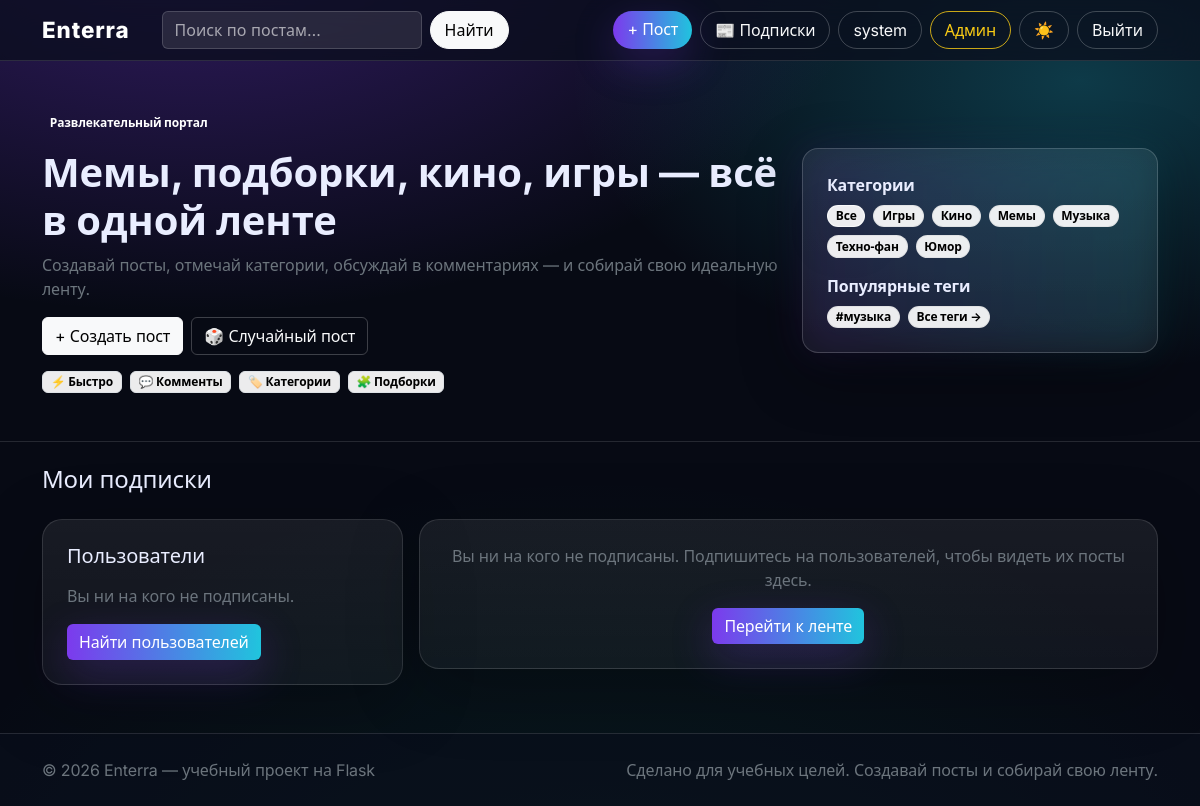
/following (signed in), run on the app's committed database.
### portal/models.py (models this page shows, shortened)
class User(db.Model, UserMixin):
    id = db.Column(db.Integer, primary_key=True)
    username = db.Column(db.String(32), unique=True, nullable=False, index=True)
    email = db.Column(db.String(255), unique=True, nullable=False, index=True)
    password_hash = db.Column(db.String(255), nullable=False)
    is_admin = db.Column(db.Boolean, default=False, nullable=False)
    created_at = db.Column(db.DateTime, default=lambda: datetime.now(timezone.utc), nullable=False)
    avatar_path = db.Column(db.String(255), nullable=True)
    bio = db.Column(db.String(500), nullable=True)
    is_private = db.Column(db.Boolean, default=False, nullable=False)
    theme_preference = db.Column(db.String(16), default="dark", nullable=False)  # dark, light, auto
    posts = db.relationship("Post", backref="author", lazy=True, cascade="all, delete-orphan")
    comments = db.relationship("Comment", backref="author", lazy=True, cascade="all, delete-orphan")
    likes = db.relationship("PostLike", backref="user", lazy=True, cascade="all, delete-orphan")
    achievements = db.relationship("UserAchievement", backref="user", lazy=True, cascade="all, delete-orphan")
    quiz_results = db.relationship("QuizResult", backref="user", lazy=True, cascade="all, delete-orphan")
    following = db.relationship(
        "Follow",
        foreign_keys="Follow.follower_id",
        backref="follower",
        lazy="dynamic",
        cascade="all, delete-orphan",
    )
    followers = db.relationship(
        "Follow",
        foreign_keys="Follow.followed_id",
        backref="followed",
        lazy="dynamic",
        cascade="all, delete-orphan",
    )

class Category(db.Model):
    id = db.Column(db.Integer, primary_key=True)
    slug = db.Column(db.String(64), unique=True, nullable=False, index=True)
    title = db.Column(db.String(64), unique=True, nullable=False)

class Tag(db.Model):
    id = db.Column(db.Integer, primary_key=True)
    name = db.Column(db.String(32), unique=True, nullable=False, index=True)
    slug = db.Column(db.String(32), unique=True, nullable=False, index=True)
    created_at = db.Column(db.DateTime, default=lambda: datetime.now(timezone.utc), nullable=False)

### portal/routes.py (the view, shortened to what this page needs)
@bp.get("/following")
@login_required
def following_feed():
    following_list = current_user.following.all()
    following_ids = [f.followed_id for f in following_list]
    following_users = User.query.filter(User.id.in_(following_ids)).all() if following_ids else []
    posts = []
    return render_template("following.html", posts=posts, following_users=following_users, is_following_feed=True)

### portal/templates/following.html (shortened to what this page needs)
{% extends "base.html" %}
{% block content %}
  <div class="mt-4">
    <div class="d-flex justify-content-between align-items-center mb-4">
      <div class="h4 mb-0">Мои подписки</div>
    </div>
    <div class="row g-3">
      <div class="col-lg-4">
        <div class="portal-panel p-3 p-lg-4">
          <div class="h5 mb-3">Пользователи</div>
          {% if following_users %}
            <div class="d-flex flex-column gap-2">
              {% for user in following_users %}
                <div class="portal-admin-row p-2">
                  <div class="d-flex justify-content-between align-items-center gap-2">
                    <div class="flex-grow-1">
                      <div class="fw-semibold">
                        <a href="{{ url_for('main.profile', username=user.username) }}" class="text-decoration-none">
                          {{ user.username }}
                        </a>
                        {% if user.is_admin %}<span class="badge text-bg-warning ms-2">Админ</span>{% endif %}
                      </div>
                      {% if user.bio %}
                        <div class="text-secondary small mt-1">{{ user.bio[:50] }}{% if user.bio|length > 50 %}...{% endif %}</div>
                      {% endif %}
                    </div>
                    <form method="post" action="{{ url_for('main.unfollow_user', user_id=user.id) }}" class="flex-shrink-0">
                      <button class="btn btn-sm btn-outline-secondary" type="submit">Отписаться</button>
                    </form>
                  </div>
                </div>
              {% endfor %}
            </div>
          {% else %}
            <div class="text-secondary">Вы ни на кого не подписаны.</div>
            <div class="mt-3">
              <a href="{{ url_for('main.index') }}" class="btn btn-primary">Найти пользователей</a>
            </div>
          {% endif %}
        </div>
      </div>
      <div class="col-lg-8">
        {% if posts %}
          <div class="d-flex flex-column gap-3">
            {% for post in posts %}
              <div class="portal-card-horizontal position-relative">
                <div class="d-flex gap-0">
                  <div class="portal-card-image-wrapper flex-shrink-0 position-relative">
                    {% if post.media_path and post.media_type != "video" %}
                      <img src="{{ url_for('static', filename=post.media_path) }}" alt="{{ post.title }}" class="portal-card-image">
                    {% else %}
                      <div class="portal-card-emoji-wrapper">
                        <div class="portal-card-emoji">{{ post.cover_emoji or "✨" }}</div>
                      </div>
                    {% endif %}
                  </div>
                  <div class="portal-card-content flex-grow-1 d-flex flex-column p-4">
                    <div class="portal-card-meta d-flex align-items-center gap-2 mb-3">
                      <span class="text-secondary portal-meta-time">{{ post.created_at.strftime("%d.%m.%Y %H:%M") }}</span>
                      <span class="portal-meta-dot"></span>
                      <a href="{{ url_for('main.profile', username=post.author.username) }}" class="text-decoration-none text-secondary portal-meta-category-link" onclick="event.stopPropagation();">
                        {{ post.author.username }}
                      </a>
                      {% if post.categories %}
                        {% for c in post.categories[:1] %}
                          <span class="portal-meta-dot"></span>
                          <a href="{{ url_for('main.index', category=c.slug) }}" class="text-decoration-none text-secondary portal-meta-category-link" onclick="event.stopPropagation();">{{ c.title }}</a>
                        {% endfor %}
                      {% endif %}
                      {% if post.tags %}
                        {% for tag in post.tags[:3] %}
                          <span class="portal-meta-dot"></span>
                          <a href="{{ url_for('main.index', tag=tag.slug) }}" class="text-decoration-none text-secondary portal-meta-tag-link" onclick="event.stopPropagation();">#{{ tag.name }}</a>
                        {% endfor %}
                      {% endif %}
                      {% if not post.is_published %}
                        <span class="badge text-bg-warning flex-shrink-0 ms-auto">Скрыт</span>
                      {% endif %}
                    </div>
                    <h3 class="h4 mb-0 fw-bold portal-card-title">
                      <a href="{{ url_for('main.post_detail', post_id=post.id) }}" class="text-decoration-none text-inherit">{{ post.title }}</a>
                    </h3>
                  </div>
                </div>
              </div>
            {% endfor %}
          </div>
        {% else %}
          <div class="portal-panel p-4 text-center">
            <div class="text-secondary mb-3">
              {% if following_users %}
                У пользователей, на которых вы подписаны, пока нет постов.
              {% else %}
                Вы ни на кого не подписаны. Подпишитесь на пользователей, чтобы видеть их посты здесь.
              {% endif %}
            </div>
            <a href="{{ url_for('main.index') }}" class="btn btn-primary">Перейти к ленте</a>
          </div>
        {% endif %}
      </div>
    </div>
  </div>
{% endblock %}

### portal/templates/base.html (shortened to what this page needs)
<!doctype html>
<html lang="ru">
  <head>
    <link href="https://cdn.jsdelivr.net/npm/bootstrap@5.3.3/dist/css/bootstrap.min.css" rel="stylesheet">
    <link rel="stylesheet" href="{{ url_for('static', filename='css/app.css') }}">
  </head>
  <body>
    <nav class="navbar navbar-expand-lg navbar-dark sticky-top portal-nav">
      <div class="container">
        <a class="navbar-brand fw-extrabold" href="{{ url_for('main.index') }}">Enterra</a>
        <div class="collapse navbar-collapse" id="nav">
          <form class="d-flex ms-lg-3 me-lg-auto mt-3 mt-lg-0" method="post" action="{{ url_for('main.search') }}">
            <input class="form-control me-2 portal-search" name="q" placeholder="Поиск по постам…" value="{{ q or '' }}">
            <button class="btn btn-light">Найти</button>
          </form>
          <div class="d-flex gap-2 mt-3 mt-lg-0">
            {% if current_user.is_authenticated %}
              <a class="btn btn-primary" href="{{ url_for('main.post_new') }}">+ Пост</a>
              <a class="btn btn-outline-light" href="{{ url_for('main.following_feed') }}">📰 Подписки</a>
              <a class="btn btn-outline-light" href="{{ url_for('main.profile', username=current_user.username) }}">{{ current_user.username }}</a>
              {% if current_user.is_admin %}
                <a class="btn btn-outline-warning" href="{{ url_for('main.admin') }}">Админ</a>
              {% endif %}
              <form method="post" action="{{ url_for('main.toggle_theme') }}" class="d-inline">
                <button class="btn btn-outline-light" type="submit" title="Переключить тему">
                  {% if current_user.theme_preference == 'light' %}🌙{% else %}☀️{% endif %}
                </button>
              </form>
              <form method="post" action="{{ url_for('main.logout') }}">
                <button class="btn btn-outline-light" type="submit">Выйти</button>
              </form>
            {% else %}
              <a class="btn btn-outline-light" href="{{ url_for('main.login') }}">Войти</a>
              <a class="btn btn-light" href="{{ url_for('main.register') }}">Регистрация</a>
            {% endif %}
          </div>
        </div>
      </div>
    </nav>
    <header class="portal-hero">
      <div class="container py-4 py-lg-5">
        <div class="row align-items-center g-4">
          <div class="col-lg-8">
            <div class="badge text-bg-dark-subtle mb-3">Развлекательный портал</div>
            <h1 class="display-6 fw-bold mb-2">Мемы, подборки, кино, игры — всё в одной ленте</h1>
            <div class="text-secondary">Создавай посты, отмечай категории, обсуждай в комментариях — и собирай свою идеальную ленту.</div>
            {% if current_user.is_authenticated %}
            <div class="d-flex gap-2 mt-3">
              <a class="btn btn-light" href="{{ url_for('main.post_new') }}">+ Создать пост</a>
              <a class="btn btn-outline-light" href="{{ url_for('main.random_post') }}">🎲 Случайный пост</a>
            </div>
            {% endif %}
            <div class="d-flex flex-wrap gap-2 mt-3">
              <span class="badge text-bg-light border">⚡ Быстро</span>
              <span class="badge text-bg-light border">💬 Комменты</span>
              <span class="badge text-bg-light border">🏷️ Категории</span>
              <span class="badge text-bg-light border">🧩 Подборки</span>
            </div>
          </div>
          <div class="col-lg-4">
            <div class="portal-cats portal-glow p-3 p-lg-4">
              <div class="fw-bold mb-2">Категории</div>
              <div class="d-flex flex-wrap gap-2">
                <a class="badge rounded-pill text-bg-light portal-pill {% if not active_category %}active{% endif %}" href="{{ url_for('main.index') }}">Все</a>
                {% for c in all_categories %}
                  <a class="badge rounded-pill text-bg-light portal-pill {% if active_category == c.slug %}active{% endif %}" href="{{ url_for('main.index', category=c.slug) }}">{{ c.title }}</a>
                {% endfor %}
              </div>
              {% if popular_tags %}
                <div class="fw-bold mb-2 mt-3">Популярные теги</div>
                <div class="d-flex flex-wrap gap-2">
                  {% for tag in popular_tags[:10] %}
                    <a class="badge rounded-pill text-bg-light portal-pill" href="{{ url_for('main.index', tag=tag.slug) }}">#{{ tag.name }}</a>
                  {% endfor %}
                  <a class="badge rounded-pill text-bg-light portal-pill" href="{{ url_for('main.tags_cloud') }}">Все теги →</a>
                </div>
              {% endif %}
            </div>
          </div>
        </div>
      </div>
    </header>
    <main class="container pb-5">
      {% block content %}{% endblock %}
    </main>
    <footer class="portal-footer">
      <div class="container py-4 d-flex flex-column flex-md-row gap-2 justify-content-between">
        <div class="text-secondary">© {{ 2026 }} Enterra — учебный проект на Flask</div>
        <div class="text-secondary">Сделано для учебных целей. Создавай посты и собирай свою ленту.</div>
      </div>
    </footer>
  </body>
</html>

### data on the page
User: username "system"
Category: title "Игры"
Category: title "Кино"
Category: title "Мемы"
Category: title "Музыка"
Category: title "Техно‑фан"
Category: title "Юмор"
Tag: name "музыка"

### other printed values
{{ 2026 }} "2026"
